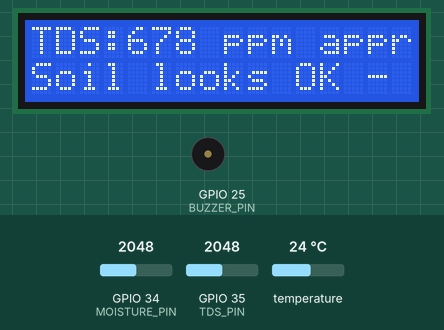
Simulated run of this sketch. Board: ESP32. Shown: 16×2 character LCD, buzzer (waves = sounding, pin HIGH). The test bench sets the inputs (shaded band); at power-on: temperature 24 °C, GPIO 34 (MOISTURE_PIN) = 2048, GPIO 35 (TDS_PIN) = 2048 (analog values on the 0–4095 scale). What the sketch prints to the serial monitor is not drawn.

Above: at 10.8 s.
10.9 s: temperature set to 12 °C
At 16.7 s:
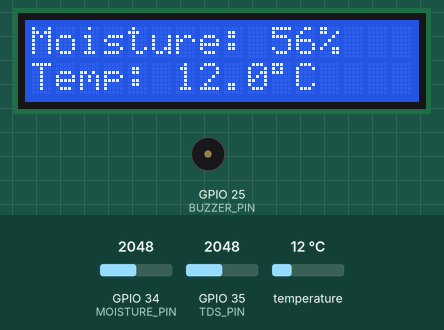
17.1 s: GPIO 34 (MOISTURE_PIN) set to 2435
22.5 s: GPIO 34 (MOISTURE_PIN) set to 2564
At 27.6 s:
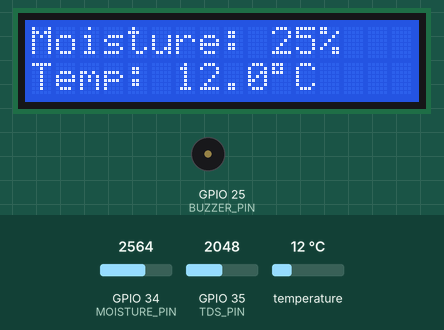
27.9 s: GPIO 34 (MOISTURE_PIN) set to 1228
At 32.3 s:
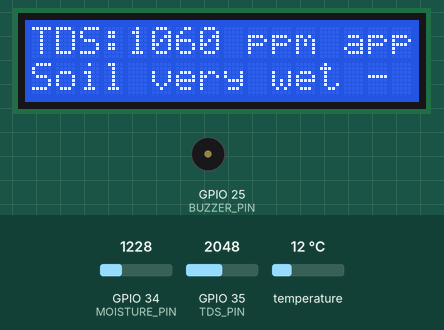
33.3 s: temperature set to 19 °C
At 38.4 s:
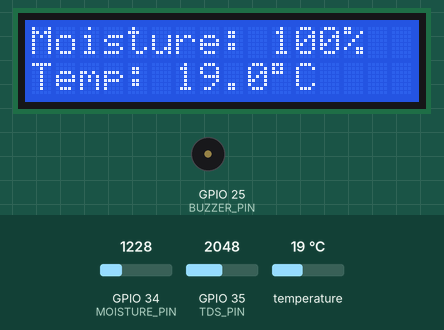
38.7 s: GPIO 34 (MOISTURE_PIN) set to 1740
44.1 s: GPIO 34 (MOISTURE_PIN) set to 1837
At 48.5 s:
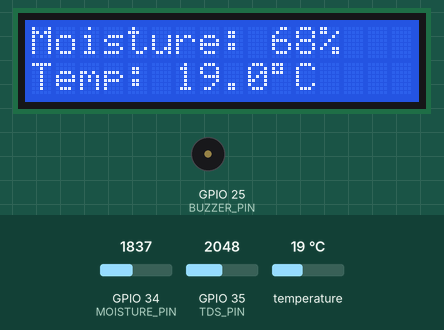
Timing chart, 0 to 91.5 s (numbered marks = the images above; inputs shaded):
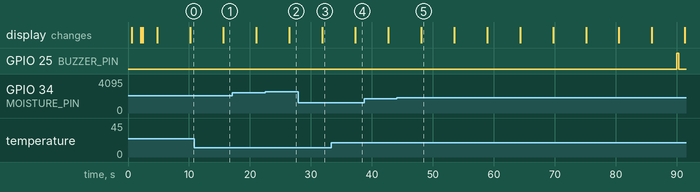

Measured:
- after the input at 10.9 s, the display: changes after 4.7 s (image 1)
- after the input at 22.5 s, the display: changes after 3.9 s (image 2)
- after the input at 27.9 s, the display: changes after 4.0 s (image 3)
- after the input at 33.3 s, the display: changes after 4.0 s (image 4)
- after the input at 44.1 s, the display: changes after 4.0 s (image 5)

The sketch:

SOIL_GUARD_ESP32_FIXED.ino
```cpp
#include <WiFi.h>
#include <WebServer.h>
#include <Wire.h>
#include <LiquidCrystal_I2C.h>
#include <OneWire.h>
#include <DallasTemperature.h>
#include <esp_sleep.h>
#include <math.h>

// ========== ESP32 PIN CONNECTIONS ==========
#define MOISTURE_PIN 34
#define TDS_PIN      35
#define DS18B20_PIN  4
#define BUZZER_PIN   25

#define SDA_PIN      21
#define SCL_PIN      22

// Set this to your LCD I2C address (commonly 0x27 or 0x3F).
#define LCD_ADDRESS 0x27

// ========== WIFI HOTSPOT ==========
const char* WIFI_NAME = "SOIL_GUARD";
const char* WIFI_PASS = "soilguard123";

WebServer server(80);

// ========== LCD AND TEMPERATURE ==========
LiquidCrystal_I2C lcd(LCD_ADDRESS, 16, 2);

OneWire oneWire(DS18B20_PIN);
DallasTemperature tempSensor(&oneWire);

// ========== TIMING ==========
const uint64_t CYCLE_MS = 600000ULL;  // 10 minutes
const unsigned long WIFI_MS = 120000UL; // 2 minutes awake
const unsigned long DISPLAY_MS = 5000UL;

unsigned long bootMillis = 0;
unsigned long lastSensorRead = 0;
unsigned long lastLCDPage = 0;
unsigned long lastAdviceUpdate = 0;

int lcdPage = 0;
bool buzzerSignalled = false;

// ========== SENSOR VALUES ==========
int moistureRaw = 0;
int moisturePercent = 0;

float temperatureC = NAN;
float tdsPpm = NAN;
float tdsVoltage = 0;

bool temperatureOK = false;

// Starting calibration values.
// Calibrate these for your actual moisture sensor.
const int SOIL_DRY_RAW = 3000;
const int SOIL_WET_RAW = 1300;

// ========== READ SENSORS ==========
void readSensors() {
  // Soil moisture: average 10 readings.
  long moistureSum = 0;

  for (int i = 0; i < 10; i++) {
    moistureSum += analogRead(MOISTURE_PIN);
    delay(10);
  }

  moistureRaw = moistureSum / 10;

  moisturePercent = map(
    moistureRaw,
    SOIL_DRY_RAW,
    SOIL_WET_RAW,
    0,
    100
  );

  moisturePercent = constrain(moisturePercent, 0, 100);

  // DS18B20 temperature.
  tempSensor.requestTemperatures();

  float reading = tempSensor.getTempCByIndex(0);

  if (reading != DEVICE_DISCONNECTED_C &&
      !isnan(reading) &&
      reading >= -55.0 &&
      reading <= 125.0) {
    temperatureC = reading;
    temperatureOK = true;
  } else {
    temperatureC = NAN;
    temperatureOK = false;
  }

  // Analog TDS/conductivity sensor.
  long tdsSum = 0;

  for (int i = 0; i < 10; i++) {
    tdsSum += analogRead(TDS_PIN);
    delay(10);
  }

  int tdsRaw = tdsSum / 10;

  // Approximate voltage for the ESP32 ADC.
  tdsVoltage = tdsRaw * (3.3f / 4095.0f);

  // Approximate demo estimate only, not calibrated.
  float compensation = 1.0f;

  if (temperatureOK) {
    compensation = 1.0f + 0.02f * (temperatureC - 25.0f);
  }

  float voltage = tdsVoltage / compensation;

  tdsPpm = (
    133.42f * pow(voltage, 3) -
    255.86f * pow(voltage, 2) +
    857.39f * voltage
  ) * 0.5f;

  if (tdsPpm < 0 || isnan(tdsPpm)) {
    tdsPpm = 0;
  }

  lastSensorRead = millis();

  Serial.println("\n--- SENSOR READINGS ---");
  Serial.print("Moisture raw: ");
  Serial.println(moistureRaw);

  Serial.print("Moisture: ");
  Serial.print(moisturePercent);
  Serial.println("%");

  Serial.print("Temperature sensor: ");
  Serial.println(temperatureOK ? "OK" : "ERROR");

  if (temperatureOK) {
    Serial.print("Temperature: ");
    Serial.print(temperatureC, 1);
    Serial.println(" C");
  }

  Serial.print("TDS estimate: ");
  Serial.print(tdsPpm, 0);
  Serial.println(" ppm");
}

// ========== FARMER ADVICE ==========
String getAdvice() {
  if (moisturePercent < 30) {
    return "Soil too dry - water crop";
  }

  if (moisturePercent > 70) {
    return "Soil very wet - check drainage";
  }

  if (!temperatureOK) {
    return "Check temperature sensor";
  }

  if (temperatureC >= 38) {
    return "Soil is hot - monitor crop";
  }

  if (temperatureC <= 10) {
    return "Soil is cold - monitor crop";
  }

  if (tdsPpm > 1000) {
    return "High TDS estimate - verify";
  }

  return "Soil looks OK - check again";
}

// ========== SINGLE LCD: SENSOR VALUES AND ADVICE ==========
void updateLCD() {
  lcd.clear();

  if (lcdPage == 0) {
    lcd.setCursor(0, 0);
    lcd.print("Moisture: ");
    lcd.print(moisturePercent);
    lcd.print("%");

    lcd.setCursor(0, 1);
    lcd.print("Temp: ");
    if (temperatureOK) {
      lcd.print(temperatureC, 1);
      lcd.write((uint8_t)223);
      lcd.print("C");
    } else {
      lcd.print("Sensor error");
    }
  } else {
    lcd.setCursor(0, 0);
    lcd.print("TDS:");
    lcd.print(tdsPpm, 0);
    lcd.print(" ppm approx");

    lcd.setCursor(0, 1);
    String advice = getAdvice();
    if (advice.length() > 16) advice = advice.substring(0, 16);
    lcd.print(advice);
  }
}

// ========== WEB DASHBOARD ==========
String dashboardHTML() {
  return R"rawliteral(
<!DOCTYPE html>
<html>
<head>
<meta name="viewport" content="width=device-width, initial-scale=1">
<title>SOIL GUARD</title>
<style>
body {
  font-family: Arial, sans-serif;
  background: #edf5e9;
  text-align: center;
  padding: 15px;
}
h1 { color: #236b35; }
.card {
  background: white;
  padding: 18px;
  margin: 12px auto;
  border-radius: 12px;
  max-width: 400px;
}
.value {
  font-size: 24px;
  font-weight: bold;
  color: #236b35;
  margin-top: 8px;
}
</style>
</head>
<body>
<h1>SOIL GUARD</h1>
<p>Soil Monitoring Dashboard</p>

<div class="card">Soil Moisture
<div class="value" id="moisture">--</div></div>

<div class="card">Temperature
<div class="value" id="temperature">--</div></div>

<div class="card">TDS Estimate
<div class="value" id="tds">--</div></div>

<div class="card">Farmer Advice
<div class="value" id="advice">Loading...</div></div>

<p id="status">Connecting to sensor...</p>

<script>
async function updateDashboard() {
  try {
    const response = await fetch('/data');
    const d = await response.json();

    document.getElementById('moisture').textContent =
      d.moisture + '%';

    document.getElementById('temperature').textContent =
      d.tempOK ? d.temp.toFixed(1) + ' °C' : 'Sensor error';

    document.getElementById('tds').textContent =
      d.tds.toFixed(0) + ' ppm (approx)';

    document.getElementById('advice').textContent = d.advice;
    document.getElementById('status').textContent = 'Connected to SOIL_GUARD';
  } catch (e) {
    document.getElementById('status').textContent =
      'Connection lost. Check Wi-Fi.';
  }
}

updateDashboard();
setInterval(updateDashboard, 5000);
</script>
</body>
</html>
)rawliteral";
}

void handleData() {
  String json = "{";

  json += "\"moisture\":" + String(moisturePercent) + ",";
  json += "\"tempOK\":";
  json += temperatureOK ? "true," : "false,";
  json += "\"temp\":";
  json += String(temperatureOK ? temperatureC : 0.0f, 1);
  json += ",";
  json += "\"tds\":" + String(tdsPpm, 1) + ",";
  json += "\"advice\":\"" + getAdvice() + "\"";

  json += "}";

  server.send(200, "application/json", json);
}

// ========== STOP WIFI AND SLEEP ==========
void enterDeepSleep() {
  Serial.println("SOIL GUARD entering deep sleep.");

  // GPIO25 is only a control signal.
  // Use a suitable driver/module for a 5V buzzer.
  digitalWrite(BUZZER_PIN, HIGH);
  delay(300);
  digitalWrite(BUZZER_PIN, LOW);

  server.stop();
  WiFi.softAPdisconnect(true);
  WiFi.mode(WIFI_OFF);

  lcd.clear();

  lcd.setCursor(0, 0);
  lcd.print("SOIL GUARD sleeping");

  lcd.setCursor(0, 1);
  lcd.print("Sleep 10 minutes");

  delay(1000);

  uint64_t elapsed = millis() - bootMillis;
  uint64_t remaining = (elapsed < CYCLE_MS)
      ? CYCLE_MS - elapsed
      : 1000ULL;

  esp_sleep_enable_timer_wakeup(remaining * 1000ULL);
  esp_deep_sleep_start();
}

// ========== START WIFI WITH RETRIES ==========
bool startHotspot() {
  WiFi.mode(WIFI_AP);
  WiFi.setSleep(false);

  // Channel 6, visible SSID, maximum 4 clients.
  for (int attempt = 1; attempt <= 3; attempt++) {
    Serial.print("Starting hotspot, attempt ");
    Serial.println(attempt);

    bool started = WiFi.softAP(
      WIFI_NAME,
      WIFI_PASS,
      6,
      false,
      4
    );

    if (started) {
      delay(300);

      Serial.println("Hotspot started successfully.");
      Serial.print("Wi-Fi name: ");
      Serial.println(WIFI_NAME);
      Serial.print("IP address: ");
      Serial.println(WiFi.softAPIP());

      return true;
    }

    delay(1000);
  }

  Serial.println("ERROR: Hotspot failed to start.");
  return false;
}

// ========== SETUP ==========
void setup() {
  Serial.begin(115200);
  delay(500);

  pinMode(BUZZER_PIN, OUTPUT);
  digitalWrite(BUZZER_PIN, LOW);

  analogReadResolution(12);
  analogSetPinAttenuation(MOISTURE_PIN, ADC_11db);
  analogSetPinAttenuation(TDS_PIN, ADC_11db);

  Wire.begin(SDA_PIN, SCL_PIN);

  lcd.init();
  lcd.backlight();


  lcd.clear();

  lcd.setCursor(0, 0);
  lcd.print("SOIL GUARD starting");

  lcd.setCursor(0, 1);
  lcd.print("Checking sensors");

  tempSensor.begin();
  tempSensor.setResolution(10);
  tempSensor.setWaitForConversion(true);

  delay(1000);
  readSensors();

  updateLCD();

  server.on("/", []() {
    server.send(200, "text/html", dashboardHTML());
  });

  server.on("/data", handleData);

  server.begin();

  bool wifiOK = startHotspot();

  if (wifiOK) {
    lcd.clear();
    lcd.setCursor(0, 0);
    lcd.print("WiFi: SOIL_GUARD");

    lcd.setCursor(0, 1);
    lcd.print("192.168.4.1");

    delay(2000);
  }

  bootMillis = millis();

  // Refresh the readings and displays after the Wi-Fi message.
  readSensors();
  updateLCD();

  lastLCDPage = millis();
  lastAdviceUpdate = millis();

  Serial.println("SOIL GUARD is ready.");
  Serial.println("Connect to SOIL_GUARD Wi-Fi.");
  Serial.println("Open http://192.168.4.1");
  Serial.println("Hotspot stays on for about 2 minutes.");
  Serial.println("After that, the ESP32 deep-sleeps until the next 10-minute cycle.");
}

// ========== MAIN LOOP ==========
void loop() {
  unsigned long now = millis();

  // Serve the dashboard only while the hotspot is active.
  if (now - bootMillis < WIFI_MS) {
    server.handleClient();
  }

  // Refresh sensor values every 5 seconds while awake.
  if (now - lastSensorRead >= 5000UL) {
    readSensors();
  }

  // The single LCD switches between readings and advice every 5 seconds.
  if (now - lastLCDPage >= DISPLAY_MS) {
    lastLCDPage = now;
    lcdPage = 1 - lcdPage;
    updateLCD();
  }

  // Brief buzzer control signal 30 seconds before Wi-Fi shuts down.
  if (!buzzerSignalled && now >= WIFI_MS - 30000UL) {
    buzzerSignalled = true;
    digitalWrite(BUZZER_PIN, HIGH);
    delay(300);
    digitalWrite(BUZZER_PIN, LOW);
  }

  // Shut down Wi-Fi and sleep until the next 10-minute cycle.
  if (now >= WIFI_MS) {
    enterDeepSleep();
  }

  delay(5);
}
```
